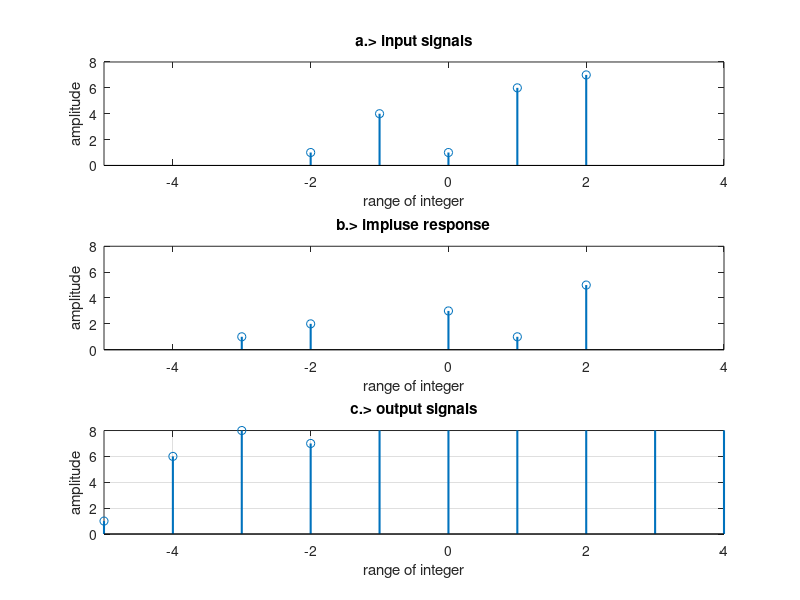

The MATLAB script that drew this image:
clear all, close all, clc;
x = [1,4,1,6,7];
nx = -2:2; % DT signal start from -2 and end at 2
h = [1,2,-1,3,1,5];
nh = -3:2;
y = conv(x,h);
n = nx(1)+nh(1):nx(end)+nh(end);
% here o/p start at nx first index plus nh first index : nx last index plus nh last index 
% either we can add  nx(len(x))+nh(len(h))

subplot(3,1,1),stem(nx,x,'LineWidth', 1.5), title('a.> input signals'),xlabel('range of integer'),ylabel('amplitude')
axis([n(1),n(end),min(x)-1,max(x)+1]);

subplot(3,1,2),stem(nh,h,'LineWidth', 1.5),title('b.> impluse response'),xlabel('range of integer'),ylabel('amplitude')
axis([n(1),n(end),min(x)-1,max(x)+1]);

subplot(3,1,3),stem(n,y,'LineWidth', 1.5),title('c.> output signals'),xlabel('range of integer'),ylabel('amplitude')
axis([n(1),n(end),min(x)-1,max(x)+1]), grid on;
